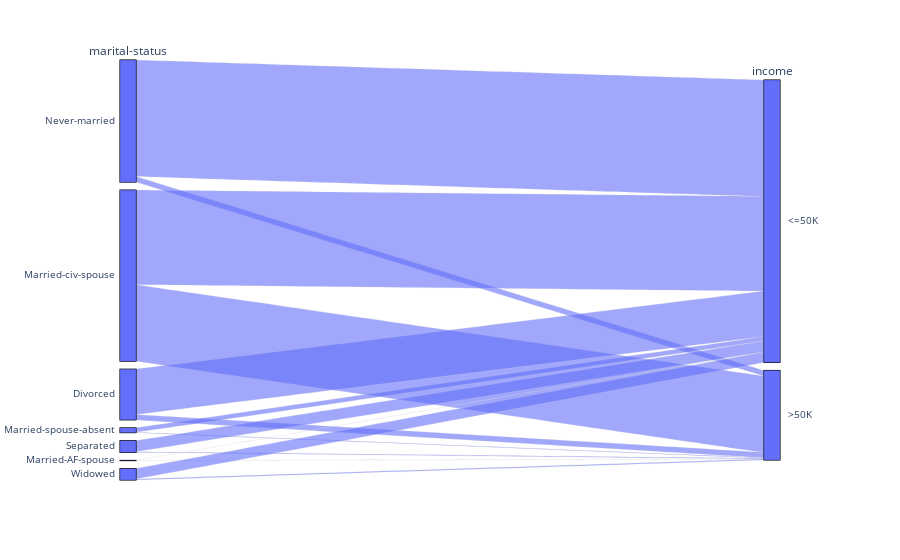

Notebook code cell kept with this figure:
### Code cell
grafico = px.parallel_categories(dados, dimensions=['marital-status', 'income'])
grafico.show()

### Figure 1 — Plotly figure (JSON) as saved in the notebook; plotly's stock layout.template omitted (floating-point values rounded to 4 significant figures; data arrays with more than 128 entries replaced by an {"elided": "..."} marker saying what was removed)
{"data": [{"dimensions": [{"label": "marital-status", "values": {"elided": "32561 str values"}}, {"label": "income", "values": {"elided": "32561 str values"}}], "domain": {"x": [0, 1], "y": [0, 1]}, "name": "", "type": "parcats"}], "layout": {"legend": {"tracegroupgap": 0}, "margin": {"t": 60}}}
